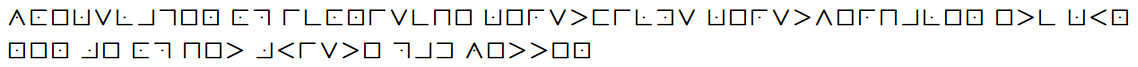
#> input picture 2020/Templates/hint1.png, 1138 x 67 px, found by its file name; its folder holds only this picture in this run
$ python hints.py
#> lines starting #> are read from the running program, lines starting #| are printed output that depends on the picture; after the words box and inside, x2 and y2 are one past the last pixel; in counts of white or black regions, pixels touching at a corner belong together
from cv2 import cv2
import numpy as np
import matplotlib.pyplot as plt
from string import ascii_uppercase
import sys
import os

templates = [file for file in os.listdir('Templates') if file[0] == 'T']

image = cv2.imread('Templates\hint1.png')
#> image is the input picture: shape (67, 1138, 3); mean B, G, R 238.1, 238.1, 238.1
original = image.copy()
gray = cv2.cvtColor(image, cv2.COLOR_BGR2GRAY)
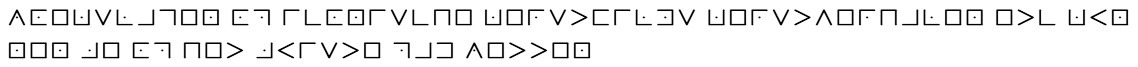
#> gray: shape (67, 1138); min 0, max 255, mean 238.1
blurred = cv2.GaussianBlur(gray, (3, 3), 0)
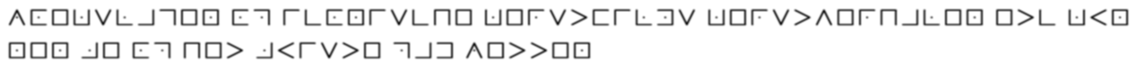
#> blurred: shape (67, 1138); min 21, max 255, mean 238.1
canny = cv2.Canny(blurred, 120, 255, 1)
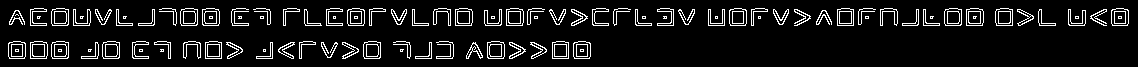
#> canny: shape (67, 1138); 8.7% white in thin lines or dots, all inside (x1, y1, x2, y2) = (8, 8, 1129, 59)
kernel = np.ones((2,2),np.uint8)
dilate = cv2.dilate(canny, kernel, iterations=1)
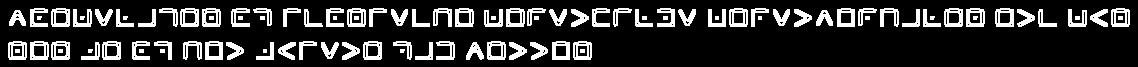
#> dilate: shape (67, 1138); 17.9% white; 102 white regions (11 under 20 px)

# Find contours
cnts = cv2.findContours(dilate, cv2.RETR_EXTERNAL, cv2.CHAIN_APPROX_SIMPLE)
#> cnts = 95 contours, 20 with area under 20; largest, box (x1, y1, x2, y2) and area: (487, 41, 506, 60) 312, (363, 41, 382, 60) 312, (102, 41, 121, 60) 312, (51, 41, 70, 60) 312, (944, 8, 963, 27) 312
cnts = cnts[0] if len(cnts) == 2 else cnts[1]

# Iterate through contours and sort them
box = []
for c in cnts:
    x,y,w,h = cv2.boundingRect(c)
    if w > 12 and h > 12:
        box.append((y//15, x//10, x, y, w, h))
#> this loop made 95 passes
#> (x, y, w, h) on passes 1, 5, 6, 7, 8, 9, 10, 11, 12, 13, 14, 15: (400, 49, 5, 4), (88, 49, 5, 4), (530, 42, 18, 18), (509, 42, 18, 18), (466, 42, 18, 18), (415, 42, 18, 18), (342, 42, 18, 18), (321, 42, 18, 17), (278, 42, 18, 18), (256, 42, 18, 18), (226, 42, 18, 18), (81, 42, 19, 18)
#> (c, x, y, w, h) on passes 2, 3, 4, 31, 33, 34: ([[263, 49], [263, 52], [266, 52], [266, 49]], 263, 49, 4, 4), ([[160, 49], [160, 52], [164, 52], [164, 49]], 160, 49, 5, 4), ([[139, 49], [139, 52], [143, 52], [143, 49]], 139, 49, 5, 4), ([[1075, 16], [1075, 19], [1079, 19], [1079, 16]], 1075, 16, 5, 4), ([[865, 16], [865, 19], [869, 19], [869, 16]], 865, 16, 5, 4), ([[758, 16], [758, 19], [761, 19], [761, 16]], 758, 16, 4, 4)
#> after the loop, box = 75 items, first 6: (2, 53, 530, 42, 18, 18), (2, 50, 509, 42, 18, 18), (2, 46, 466, 42, 18, 18), (2, 41, 415, 42, 18, 18), (2, 34, 342, 42, 18, 18), (2, 32, 321, 42, 18, 17)
box.sort()

# Iterate through sorted contours and assign a letter if known
hint = []
for _, _, x, y, w, h in box:
    char = '.'
    cv2.rectangle(image, (x, y), (x + w, y + h), (36,255,12), 2)
    ROI = original[y:y+h, x:x+w]
#> this loop made 75 passes
#> (x, y, w, h) on passes 1 to 12: (9, 10, 17, 16), (30, 8, 18, 19), (51, 8, 19, 19), (73, 9, 19, 18), (95, 9, 18, 17), (116, 9, 18, 18), (138, 9, 18, 18), (159, 8, 19, 19), (180, 8, 19, 19), (202, 8, 19, 19), (231, 8, 19, 19), (253, 8, 19, 18)
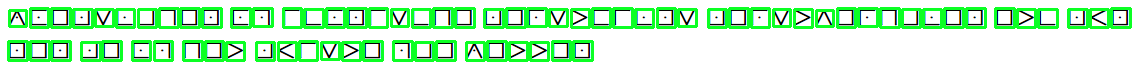
#> image: shape (67, 1138, 3); mean B, G, R 197.1, 242.8, 190.4

    # [9 lines of commented-out code are left out]

cv2.imshow('canny', canny)
cv2.imshow('image', image)
cv2.waitKey(0)

sys.exit()
#> (the program exits here)
